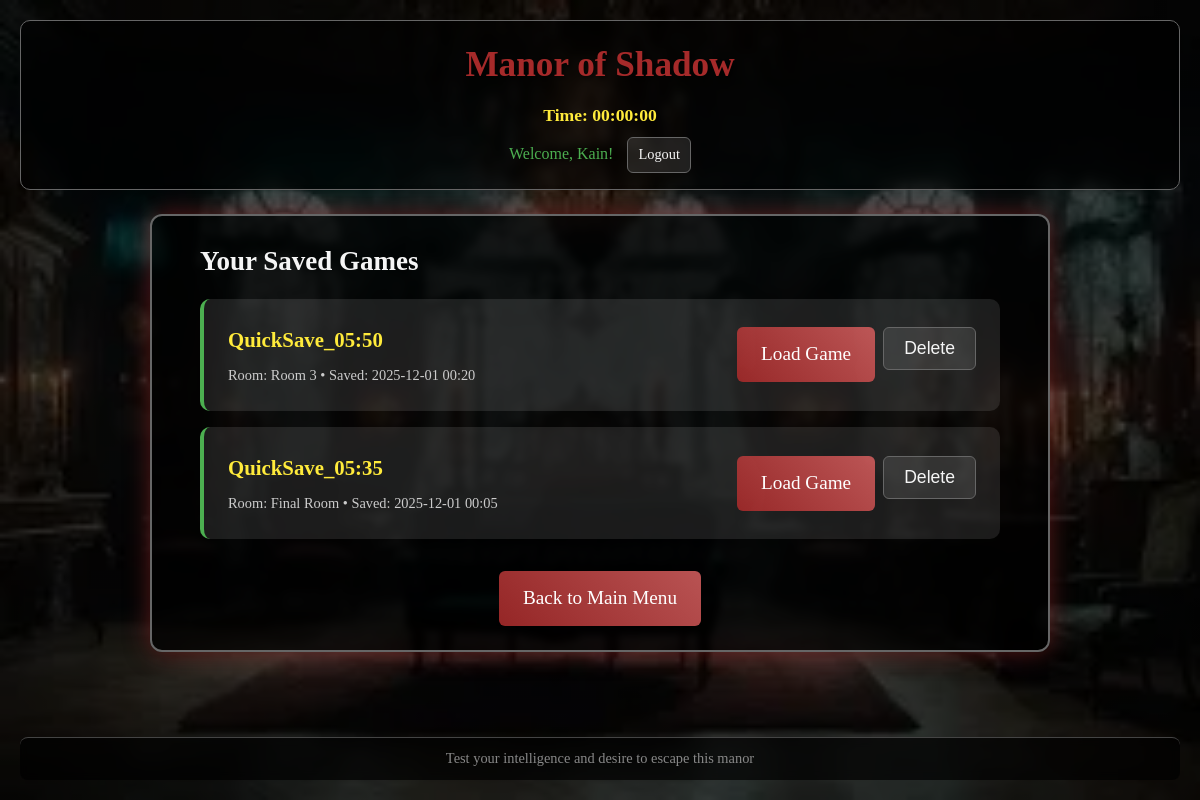
Screenshot of /saves (signed in) with the database file from the repository.
### tables this page shows
CREATE TABLE saved_games (
                id INTEGER PRIMARY KEY AUTOINCREMENT,
                user_id INTEGER NOT NULL,
                save_name TEXT NOT NULL,
                session_id TEXT NOT NULL,
                player_name TEXT NOT NULL,
                current_room TEXT NOT NULL,
                game_data TEXT NOT NULL,
                created_at TEXT DEFAULT CURRENT_TIMESTAMP,
                last_updated TEXT DEFAULT CURRENT_TIMESTAMP,
                is_active BOOLEAN DEFAULT 1,
                FOREIGN KEY (user_id) REFERENCES users (id)
            );

### app.py (the view)
@app.route('/saves')
def saves():
    if 'user_id' not in session:
        flash('Please log in to view saved games', 'error')
        return redirect(url_for('login'))
    saved_games = get_user_saves(session['user_id'])
    return render_template('saves.html', saved_games=saved_games)

### app.py (called while the page is built)
def get_db():
    db = getattr(g, '_database', None)
    if db is None:
        db = g._database = sqlite3.connect(DATABASE)
        db.row_factory = sqlite3.Row
    return db

def get_user_saves(user_id):
    db = get_db()
    cursor = db.cursor()
    cursor.execute('''
        SELECT id, save_name, current_room, created_at, last_updated
        FROM saved_games
        WHERE user_id = ? AND is_active = 1
        ORDER BY last_updated DESC
    ''', (user_id,))
    return cursor.fetchall()

@app.teardown_appcontext
def close_connection(exception):
    db = getattr(g, '_database', None)
    if db is not None:
        db.close()

### templates/saves.html (shortened to what this page needs)
{% extends "base.html" %}
{% block content %}
<div class="room entrance">
    <div class="saves-container">
        <h2>Your Saved Games</h2>
        {% if saved_games %}
            <div class="saves-list">
                {% for save in saved_games %}
                <div class="save-item">
                    <div class="save-info">
                        <h3>{{ save.save_name }}</h3>
                        <p class="save-meta">
                            Room: {{ save.current_room.replace('room', 'Room ').replace('final', 'Final Room') }}
                            • Saved: {{ save.last_updated[:16] if save.last_updated else save.created_at[:16] }}
                        </p>
                    </div>
                    <div class="save-actions">
                        <a href="{{ url_for('load_saved_game', save_id=save.id) }}"
                           class="btn-primary">Load Game</a>
                        <form method="POST" action="{{ url_for('delete_saved_game', save_id=save.id) }}" style="display: inline;">
                            <button type="submit" class="btn-secondary" onclick="return confirm('Are you sure you want to delete this saved game?')">
                                Delete
                            </button>
                        </form>
                    </div>
                </div>
                {% endfor %}
            </div>
        {% else %}
            <div class="no-saves">
                <p>No saved games found. Save your progress during gameplay!</p>
                <p>Use the "Quick Save" button in the header during gameplay to save your progress.</p>
            </div>
        {% endif %}
        <div class="saves-actions">
            <a href="{{ url_for('index') }}" class="btn-primary">Back to Main Menu</a>
        </div>
    </div>
</div>
{% endblock %}

### static/css/style.css (style rules this page uses)
* { margin: 0; padding: 0; box-sizing: border-box; }
body { font-family: 'Georgia', serif; color: #f5f5f5; min-height: 100vh; line-height: 1.6; position: relative; overflow-x: hidden; overflow-y: auto; font-size: 18px; }
body::before { content: ''; position: fixed; top: 0; left: 0; right: 0; bottom: 0; z-index: -2; }
body::after { content: ''; position: fixed; top: 0; left: 0; right: 0; bottom: 0; background: rgba(0, 0, 0, 0.5); z-index: -1; }
body.entrance::before { background: linear-gradient(rgba(0,0,0,0.4), rgba(0,0,0,0.4)), url('/static/images/background.png') center/cover no-repeat; }
.room { background: rgba(0, 0, 0, 0.7); padding: 1.5rem; border-radius: 12px; border: 2px solid #666; box-shadow: 0 0 25px rgba(165, 42, 42, 0.5); max-width: 900px; width: 100%; backdrop-filter: blur(3px); overflow-y: visible; margin-bottom: 1rem; }
.btn-primary { padding: 12px 24px; font-size: 1.2rem; background: linear-gradient(45deg, rgba(165, 42, 42, 0.9), rgba(205, 92, 92, 0.9)); color: white; border: none; border-radius: 6px; cursor: pointer; transition: all 0.3s ease; text-decoration: none; display: inline-block; }
.btn-secondary { padding: 10px 20px; font-size: 1.1rem; background: rgba(255, 255, 255, 0.1); color: #f5f5f5; border: 1px solid #666; border-radius: 6px; cursor: pointer; text-decoration: none; transition: all 0.3s ease; display: inline-block; }
.leaderboard-page, .saves-container, .profile-container { width: 100%; overflow: visible; }
.leaderboard-container, .players-grid, .saves-list { max-height: none; overflow: visible; }

### templates/saves.html (style rules this page uses)
.saves-container { max-width: 800px; margin: 0 auto; }
.save-item { display: flex; justify-content: space-between; align-items: center; padding: 1.5rem; margin: 1rem 0; background: rgba(255, 255, 255, 0.1); border-radius: 10px; border-left: 4px solid #4caf50; transition: all 0.3s ease; }
.save-info h3 { color: #ffeb3b; margin-bottom: 0.5rem; font-size: 1.3rem; }
.save-meta { color: #ccc; font-size: 0.9rem; }
.save-actions { display: flex; gap: 0.5rem; }
.saves-actions { margin-top: 2rem; text-align: center; display: flex; gap: 1rem; justify-content: center; flex-wrap: wrap; }

### rows the page displays
saved_games: save_name "QuickSave_05:50", current_room.replace "Room 3", last_updated "2025-12-01 00:20"
saved_games: save_name "QuickSave_05:35", current_room.replace "Final Room", last_updated "2025-12-01 00:05"

### other values shown
{{ session.get('username', 'Player') }} "Kain"
